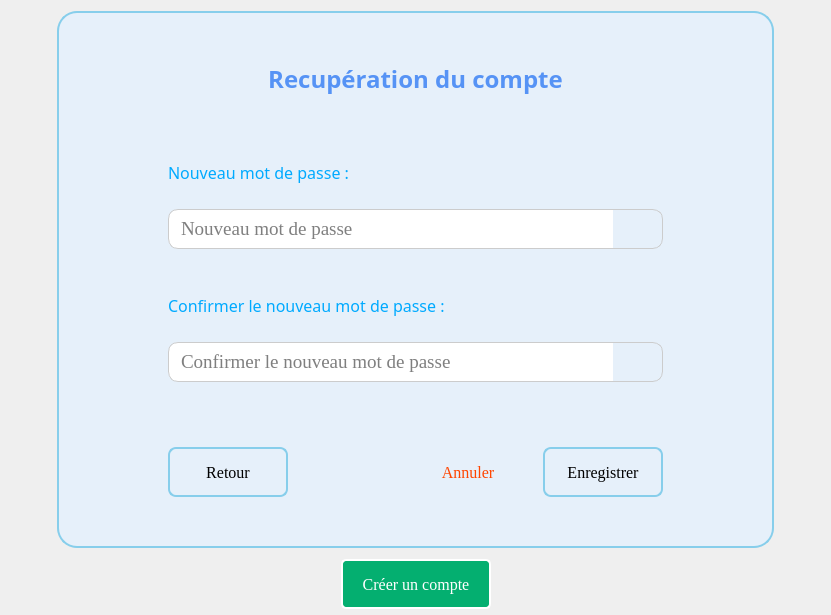
          <widget class="QWidget" name="page_5">
           <layout class="QGridLayout" name="gridLayout_10">
            <item row="0" column="0">
             <spacer name="horizontalSpacer_5">
              <property name="orientation">
               <enum>Qt::Orientation::Horizontal</enum>
              </property>
              <property name="sizeHint" stdset="0">
               <size>
                <width>40</width>
                <height>20</height>
               </size>
              </property>
             </spacer>
            </item>
            <item row="0" column="2">
             <spacer name="horizontalSpacer_7">
              <property name="orientation">
               <enum>Qt::Orientation::Horizontal</enum>
              </property>
              <property name="sizeHint" stdset="0">
               <size>
                <width>40</width>
                <height>20</height>
               </size>
              </property>
             </spacer>
            </item>
            <item row="1" column="0" colspan="3">
             <layout class="QHBoxLayout" name="horizontalLayout_18">
              <property name="spacing">
               <number>50</number>
              </property>
              <property name="leftMargin">
               <number>50</number>
              </property>
              <property name="topMargin">
               <number>0</number>
              </property>
              <property name="rightMargin">
               <number>50</number>
              </property>
              <property name="bottomMargin">
               <number>0</number>
              </property>
              <item>
               <spacer name="horizontalSpacer_20">
                <property name="orientation">
                 <enum>Qt::Orientation::Horizontal</enum>
                </property>
                <property name="sizeHint" stdset="0">
                 <size>
                  <width>40</width>
                  <height>20</height>
                 </size>
                </property>
               </spacer>
              </item>
              <item>
               <widget class="QPushButton" name="btnCreerCompte3">
                <property name="enabled">
                 <bool>true</bool>
                </property>
                <property name="sizePolicy">
                 <sizepolicy hsizetype="Fixed" vsizetype="Fixed">
                  <horstretch>0</horstretch>
                  <verstretch>0</verstretch>
                 </sizepolicy>
                </property>
                <property name="minimumSize">
                 <size>
                  <width>150</width>
                  <height>50</height>
                 </size>
                </property>
                <property name="maximumSize">
                 <size>
                  <width>16777215</width>
                  <height>40</height>
                 </size>
                </property>
                <property name="font">
                 <font>
                  <family>Georgia</family>
                  <pointsize>12</pointsize>
                 </font>
                </property>
                <property name="styleSheet">
                 <string notr="true">QPushButton {
    background: #04af70;
    border: 2px solid white;
    border-radius: 5px;
    padding: 10px;
    color: white;
}

QPushButton:hover {
    background: #039660;
}

QPushButton:pressed {
    background: #037d50;
} </string>
                </property>
                <property name="text">
                 <string>Créer un compte</string>
                </property>
                <property name="iconSize">
                 <size>
                  <width>20</width>
                  <height>20</height>
                 </size>
                </property>
               </widget>
              </item>
              <item>
               <spacer name="horizontalSpacer_22">
                <property name="orientation">
                 <enum>Qt::Orientation::Horizontal</enum>
                </property>
                <property name="sizeHint" stdset="0">
                 <size>
                  <width>40</width>
                  <height>20</height>
                 </size>
                </property>
               </spacer>
              </item>
             </layout>
            </item>
            <item row="0" column="1">
             <widget class="QFrame" name="frame_6">
              <property name="sizePolicy">
               <sizepolicy hsizetype="Expanding" vsizetype="Expanding">
                <horstretch>0</horstretch>
                <verstretch>0</verstretch>
               </sizepolicy>
              </property>
              <property name="styleSheet">
               <string notr="true">QFrame {
border : 2px solid skyblue;
background-color : #E6F0FA;
border-radius : 20px;
padding-left : 100px;
padding-right : 100px;
}</string>
              </property>
              <property name="frameShape">
               <enum>QFrame::Shape::StyledPanel</enum>
              </property>
              <property name="frameShadow">
               <enum>QFrame::Shadow::Raised</enum>
              </property>
              <layout class="QGridLayout" name="gridLayout_9">
               <property name="horizontalSpacing">
                <number>0</number>
               </property>
               <property name="verticalSpacing">
                <number>25</number>
               </property>
               <item row="3" column="0">
                <widget class="QLabel" name="label_20">
                 <property name="sizePolicy">
                  <sizepolicy hsizetype="Fixed" vsizetype="Fixed">
                   <horstretch>0</horstretch>
                   <verstretch>0</verstretch>
                  </sizepolicy>
                 </property>
                 <property name="font">
                  <font>
                   <family>Calisto MT</family>
                   <pointsize>12</pointsize>
                  </font>
                 </property>
                 <property name="styleSheet">
                  <string notr="true">border : none;
color: #00aaff;
padding : 0px;</string>
                 </property>
                 <property name="text">
                  <string>Nouveau mot de passe :</string>
                 </property>
                </widget>
               </item>
               <item row="7" column="1" colspan="2">
                <widget class="QPushButton" name="btnRecConfirmerMdp">
                 <property name="sizePolicy">
                  <sizepolicy hsizetype="Preferred" vsizetype="Preferred">
                   <horstretch>0</horstretch>
                   <verstretch>0</verstretch>
                  </sizepolicy>
                 </property>
                 <property name="minimumSize">
                  <size>
                   <width>50</width>
                   <height>0</height>
                  </size>
                 </property>
                 <property name="maximumSize">
                  <size>
                   <width>50</width>
                   <height>16777215</height>
                  </size>
                 </property>
                 <property name="styleSheet">
                  <string notr="true">border: 1px solid #ccc;
border-top-right-radius : 10px;
border-bottom-right-radius : 10px;
border-left : none;
</string>
                 </property>
                 <property name="text">
                  <string/>
                 </property>
                 <property name="icon">
                  <iconset resource="ressources/icons.qrc">
                   <normaloff>:/icons/voir.svg</normaloff>:/icons/voir.svg</iconset>
                 </property>
                 <property name="iconSize">
                  <size>
                   <width>25</width>
                   <height>25</height>
                  </size>
                 </property>
                </widget>
               </item>
               <item row="9" column="0" colspan="3">
                <layout class="QHBoxLayout" name="horizontalLayout_15">
                 <property name="spacing">
                  <number>0</number>
                 </property>
                 <property name="leftMargin">
                  <number>0</number>
                 </property>
                 <property name="topMargin">
                  <number>0</number>
                 </property>
                 <property name="rightMargin">
                  <number>0</number>
                 </property>
                 <property name="bottomMargin">
                  <number>0</number>
                 </property>
                 <item alignment="Qt::AlignmentFlag::AlignLeft">
                  <widget class="QPushButton" name="btnRetour4">
                   <property name="sizePolicy">
                    <sizepolicy hsizetype="Fixed" vsizetype="Fixed">
                     <horstretch>0</horstretch>
                     <verstretch>0</verstretch>
                    </sizepolicy>
                   </property>
                   <property name="minimumSize">
                    <size>
                     <width>120</width>
                     <height>50</height>
                    </size>
                   </property>
                   <property name="maximumSize">
                    <size>
                     <width>120</width>
                     <height>60</height>
                    </size>
                   </property>
                   <property name="font">
                    <font>
                     <family>Georgia</family>
                     <pointsize>12</pointsize>
                    </font>
                   </property>
                   <property name="styleSheet">
                    <string notr="true">QPushButton {
    background: qlineargradient(x1:0, y1:0, x2:0, y2:1,
                                stop:0 #00aaff, stop:1 #f0f0f0);
    border: 2px solid skyblue;
    border-radius: 8px;
    padding: 5px;
    color: black;
}

QPushButton:hover {
    background: qlineargradient(x1:0, y1:0, x2:0, y2:1,
                                stop:0 #f0f0f0, stop:1 #00aaff);
    border: 2px solid skyblue;
}

QPushButton:pressed {
    background: qlineargradient(x1:0, y1:0, x2:0, y2:1,
                                stop:0 #f0f0f0, stop:1 #0080ff);
    border: 2px solid teal;
}</string>
                   </property>
                   <property name="text">
                    <string>Retour</string>
                   </property>
                   <property name="icon">
                    <iconset resource="ressources/icons.qrc">
                     <normaloff>:/icons/retour.png</normaloff>:/icons/retour.png</iconset>
                   </property>
                   <property name="iconSize">
                    <size>
                     <width>20</width>
                     <height>20</height>
                    </size>
                   </property>
                  </widget>
                 </item>
                 <item>
                  <spacer name="horizontalSpacer_13">
                   <property name="orientation">
                    <enum>Qt::Orientation::Horizontal</enum>
                   </property>
                   <property name="sizeHint" stdset="0">
                    <size>
                     <width>40</width>
                     <height>20</height>
                    </size>
                   </property>
                  </spacer>
                 </item>
                 <item>
                  <widget class="QPushButton" name="btnAnnuler4">
                   <property name="sizePolicy">
                    <sizepolicy hsizetype="Fixed" vsizetype="Fixed">
                     <horstretch>0</horstretch>
                     <verstretch>0</verstretch>
                    </sizepolicy>
                   </property>
                   <property name="minimumSize">
                    <size>
                     <width>150</width>
                     <height>50</height>
                    </size>
                   </property>
                   <property name="maximumSize">
                    <size>
                     <width>150</width>
                     <height>60</height>
                    </size>
                   </property>
                   <property name="font">
                    <font>
                     <family>Georgia</family>
                     <pointsize>12</pointsize>
                    </font>
                   </property>
                   <property name="styleSheet">
                    <string notr="true">QPushButton {
border : none;
background-color : #E6F0FA;
color : orangered;
}
QPushButton:hover {
text-decoration : underline;
}</string>
                   </property>
                   <property name="text">
                    <string>Annuler</string>
                   </property>
                   <property name="iconSize">
                    <size>
                     <width>20</width>
                     <height>20</height>
                    </size>
                   </property>
                  </widget>
                 </item>
                 <item>
                  <widget class="QPushButton" name="btnEnregistrerRec">
                   <property name="enabled">
                    <bool>true</bool>
                   </property>
                   <property name="sizePolicy">
                    <sizepolicy hsizetype="Fixed" vsizetype="Fixed">
                     <horstretch>0</horstretch>
                     <verstretch>0</verstretch>
                    </sizepolicy>
                   </property>
                   <property name="minimumSize">
                    <size>
                     <width>120</width>
                     <height>50</height>
                    </size>
                   </property>
                   <property name="maximumSize">
                    <size>
                     <width>150</width>
                     <height>50</height>
                    </size>
                   </property>
                   <property name="font">
                    <font>
                     <family>Georgia</family>
                     <pointsize>12</pointsize>
                    </font>
                   </property>
                   <property name="styleSheet">
                    <string notr="true">QPushButton {
    background: qlineargradient(x1:0, y1:0, x2:0, y2:1,
                                stop:0 #00aaff, stop:1 #f0f0f0);
    border: 2px solid skyblue;
    border-radius: 8px;
    padding: 5px;
    color: black;
}

QPushButton:hover {
    background: qlineargradient(x1:0, y1:0, x2:0, y2:1,
                                stop:0 #f0f0f0, stop:1 #00aaff);
    border: 2px solid skyblue;
}

QPushButton:pressed {
    background: qlineargradient(x1:0, y1:0, x2:0, y2:1,
                                stop:0 #f0f0f0, stop:1 #0080ff);
    border: 2px solid teal;
}</string>
                   </property>
                   <property name="text">
                    <string>Enregistrer</string>
                   </property>
                   <property name="icon">
                    <iconset theme="QIcon::ThemeIcon::DocumentSave"/>
                   </property>
                   <property name="iconSize">
                    <size>
                     <width>20</width>
                     <height>20</height>
                    </size>
                   </property>
                  </widget>
                 </item>
                </layout>
               </item>
               <item row="1" column="0" colspan="3">
                <widget class="QLabel" name="label_164">
                 <property name="sizePolicy">
                  <sizepolicy hsizetype="Preferred" vsizetype="Fixed">
                   <horstretch>0</horstretch>
                   <verstretch>0</verstretch>
                  </sizepolicy>
                 </property>
                 <property name="font">
                  <font>
                   <family>Calisto MT</family>
                   <pointsize>18</pointsize>
                   <bold>true</bold>
                  </font>
                 </property>
                 <property name="styleSheet">
                  <string notr="true">color: #5693f5;
border : none;</string>
                 </property>
                 <property name="text">
                  <string>Recupération du compte</string>
                 </property>
                 <property name="textFormat">
                  <enum>Qt::TextFormat::AutoText</enum>
                 </property>
                 <property name="alignment">
                  <set>Qt::AlignmentFlag::AlignCenter</set>
                 </property>
                 <property name="margin">
                  <number>10</number>
                 </property>
                </widget>
               </item>
               <item row="10" column="0">
                <spacer name="verticalSpacer_4">
                 <property name="orientation">
                  <enum>Qt::Orientation::Vertical</enum>
                 </property>
                 <property name="sizeType">
                  <enum>QSizePolicy::Policy::Preferred</enum>
                 </property>
                 <property name="sizeHint" stdset="0">
                  <size>
                   <width>20</width>
                   <height>40</height>
                  </size>
                 </property>
                </spacer>
               </item>
               <item row="4" column="0" colspan="2">
                <widget class="QLineEdit" name="recNouveauMdp">
                 <property name="sizePolicy">
                  <sizepolicy hsizetype="Expanding" vsizetype="Expanding">
                   <horstretch>0</horstretch>
                   <verstretch>0</verstretch>
                  </sizepolicy>
                 </property>
                 <property name="minimumSize">
                  <size>
                   <width>100</width>
                   <height>40</height>
                  </size>
                 </property>
                 <property name="maximumSize">
                  <size>
                   <width>16777215</width>
                   <height>40</height>
                  </size>
                 </property>
                 <property name="font">
                  <font>
                   <family>Times New Roman</family>
                   <pointsize>14</pointsize>
                  </font>
                 </property>
                 <property name="styleSheet">
                  <string notr="true">QLineEdit {
  border: 1px solid #ccc;
border-top-left-radius : 10px;
border-bottom-left-radius : 10px;
border-right: none;
padding-left : 10px;
}
QLineEdit:focus {
background-color : white;
border : 1px solid #a5a5a5;
}
</string>
                 </property>
                 <property name="maxLength">
                  <number>12</number>
                 </property>
                 <property name="echoMode">
                  <enum>QLineEdit::EchoMode::Password</enum>
                 </property>
                 <property name="placeholderText">
                  <string>Nouveau mot de passe</string>
                 </property>
                </widget>
               </item>
               <item row="8" column="0">
                <spacer name="verticalSpacer_7">
                 <property name="orientation">
                  <enum>Qt::Orientation::Vertical</enum>
                 </property>
                 <property name="sizeType">
                  <enum>QSizePolicy::Policy::Expanding</enum>
                 </property>
                 <property name="sizeHint" stdset="0">
                  <size>
                   <width>20</width>
                   <height>40</height>
                  </size>
                 </property>
                </spacer>
               </item>
               <item row="4" column="2">
                <widget class="QPushButton" name="btnRecNouveauMdp">
                 <property name="sizePolicy">
                  <sizepolicy hsizetype="Preferred" vsizetype="Preferred">
                   <horstretch>0</horstretch>
                   <verstretch>0</verstretch>
                  </sizepolicy>
                 </property>
                 <property name="minimumSize">
                  <size>
                   <width>50</width>
                   <height>0</height>
                  </size>
                 </property>
                 <property name="maximumSize">
                  <size>
                   <width>50</width>
                   <height>16777215</height>
                  </size>
                 </property>
                 <property name="styleSheet">
                  <string notr="true">border: 1px solid #ccc;
border-top-right-radius : 10px;
border-bottom-right-radius : 10px;
border-left : none;
</string>
                 </property>
                 <property name="text">
                  <string/>
                 </property>
                 <property name="icon">
                  <iconset resource="ressources/icons.qrc">
                   <normaloff>:/icons/voir.svg</normaloff>:/icons/voir.svg</iconset>
                 </property>
                 <property name="iconSize">
                  <size>
                   <width>25</width>
                   <height>25</height>
                  </size>
                 </property>
                </widget>
               </item>
               <item row="6" column="0">
                <widget class="QLabel" name="label_15">
                 <property name="sizePolicy">
                  <sizepolicy hsizetype="Fixed" vsizetype="Fixed">
                   <horstretch>0</horstretch>
                   <verstretch>0</verstretch>
                  </sizepolicy>
                 </property>
                 <property name="font">
                  <font>
                   <family>Calisto MT</family>
                   <pointsize>12</pointsize>
                  </font>
                 </property>
                 <property name="styleSheet">
                  <string notr="true">border : none;
color: #00aaff;
padding : 0px;</string>
                 </property>
                 <property name="text">
                  <string>Confirmer le nouveau mot de passe :</string>
                 </property>
                </widget>
               </item>
               <item row="5" column="0">
                <spacer name="verticalSpacer_14">
                 <property name="orientation">
                  <enum>Qt::Orientation::Vertical</enum>
                 </property>
                 <property name="sizeType">
                  <enum>QSizePolicy::Policy::Fixed</enum>
                 </property>
                 <property name="sizeHint" stdset="0">
                  <size>
                   <width>20</width>
                   <height>20</height>
                  </size>
                 </property>
                </spacer>
               </item>
               <item row="7" column="0">
                <widget class="QLineEdit" name="recConfirmerMdp">
                 <property name="sizePolicy">
                  <sizepolicy hsizetype="Expanding" vsizetype="Expanding">
                   <horstretch>0</horstretch>
                   <verstretch>0</verstretch>
                  </sizepolicy>
                 </property>
                 <property name="minimumSize">
                  <size>
                   <width>100</width>
                   <height>40</height>
                  </size>
                 </property>
                 <property name="maximumSize">
                  <size>
                   <width>16777215</width>
                   <height>40</height>
                  </size>
                 </property>
                 <property name="font">
                  <font>
                   <family>Times New Roman</family>
                   <pointsize>14</pointsize>
                  </font>
                 </property>
                 <property name="styleSheet">
                  <string notr="true">QLineEdit {
  border: 1px solid #ccc;
border-top-left-radius : 10px;
border-bottom-left-radius : 10px;
border-right: none;
padding-left : 10px;
}
QLineEdit:focus {
background-color : white;
border : 1px solid #a5a5a5;
}</string>
                 </property>
                 <property name="maxLength">
                  <number>12</number>
                 </property>
                 <property name="echoMode">
                  <enum>QLineEdit::EchoMode::Password</enum>
                 </property>
                 <property name="placeholderText">
                  <string>Confirmer le nouveau mot de passe</string>
                 </property>
                </widget>
               </item>
               <item row="0" column="0">
                <spacer name="verticalSpacer_16">
                 <property name="orientation">
                  <enum>Qt::Orientation::Vertical</enum>
                 </property>
                 <property name="sizeType">
                  <enum>QSizePolicy::Policy::Preferred</enum>
                 </property>
                 <property name="sizeHint" stdset="0">
                  <size>
                   <width>20</width>
                   <height>40</height>
                  </size>
                 </property>
                </spacer>
               </item>
               <item row="2" column="0">
                <spacer name="verticalSpacer_17">
                 <property name="orientation">
                  <enum>Qt::Orientation::Vertical</enum>
                 </property>
                 <property name="sizeHint" stdset="0">
                  <size>
                   <width>20</width>
                   <height>40</height>
                  </size>
                 </property>
                </spacer>
               </item>
              </layout>
             </widget>
            </item>
           </layout>
          </widget>
